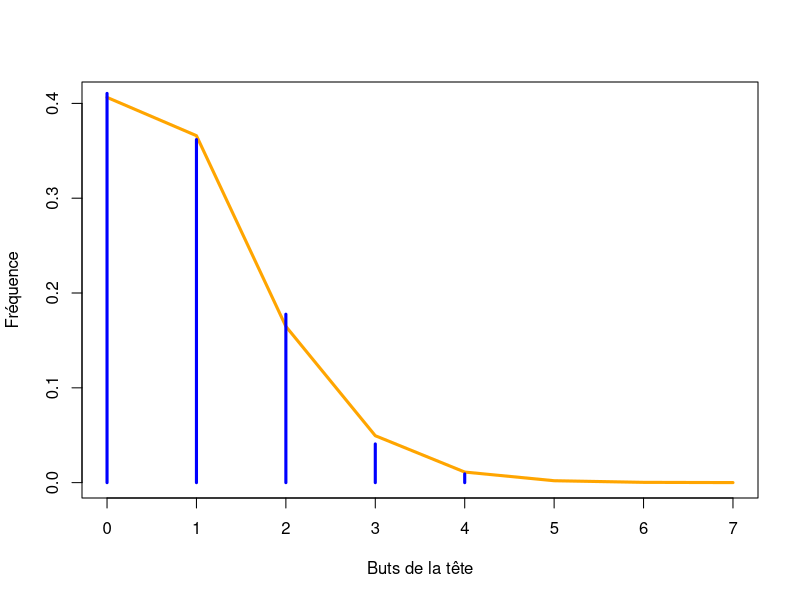

The R source for this figure:
## ---- chunk 1
# Il y a 760 matches dans une saison régulière de ligue 1
K <- rpois(760, lambda = 2.37)
L <- rbinom(760, K, p = 0.38)
plot(0:7, dpois(0:7, lambda = 0.38*2.37), xlab = "Buts de la tête", ylab = "Fréquence", col = "orange", lwd = 3, type = "l")
points(table(L)/sum(table(L)), type = "h", col = "blue", lwd = 3)
